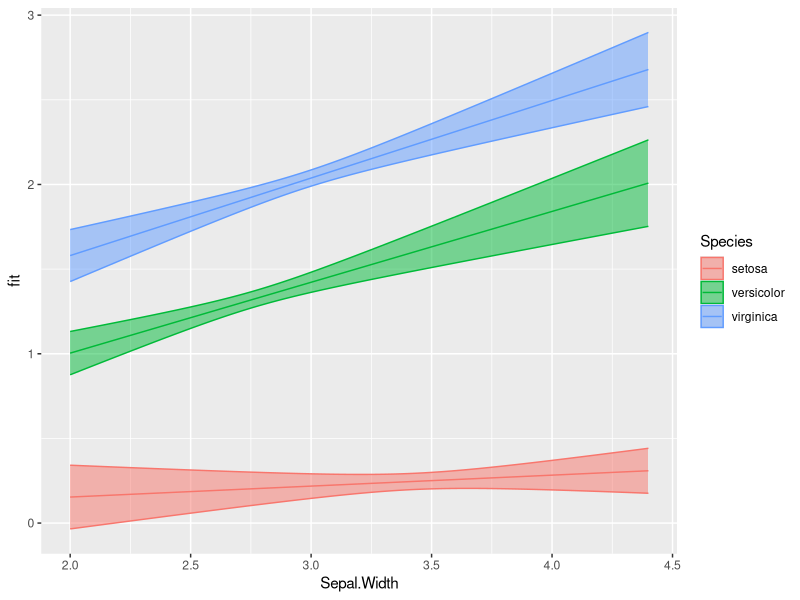
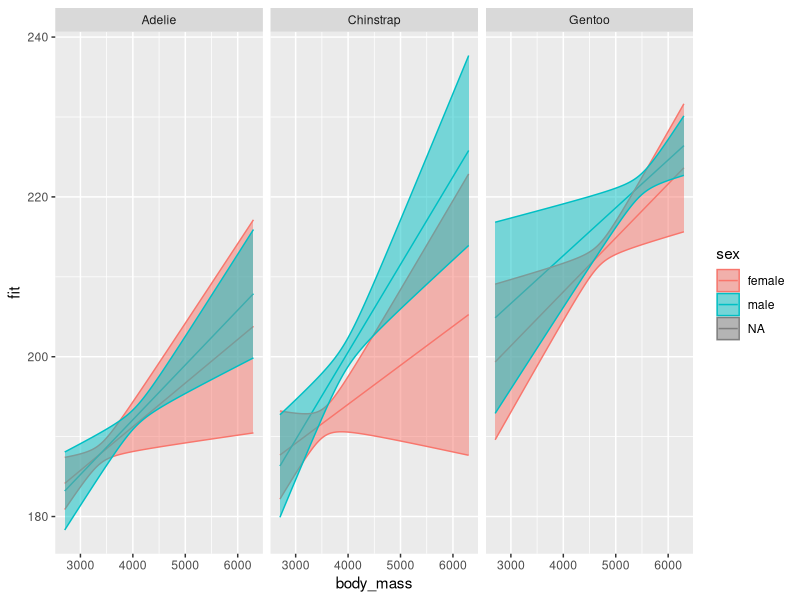

R code for these plots, in order:
## ---- chunk 1
library(tidyverse)
## ---- chunk 2
m0 <- lm(Petal.Width ~ Sepal.Width + Species, data = iris)
summary(m0)
## ---- chunk 3
m1 <- lm(Petal.Width ~ Sepal.Width * Species, data = iris)
summary(m1)
## ---- chunk 4
# set up fake data for plotting
plot_dat <- expand_grid(Species = unique(iris$Species),
                        Sepal.Width = seq(min(iris$Sepal.Width),
                                          max(iris$Sepal.Width),
                                          by = 0.01))
## generate expected values and CI
yhat <- predict(m1, newdata = plot_dat,
                interval = "confidence")
## attach yhat to plot_dat
plot_dat <- plot_dat |> 
  bind_cols(yhat)
## plot it
ggplot(plot_dat,
       aes(x = Sepal.Width, y = fit, ymin = lwr, ymax = upr,
           color = Species, fill = Species)) + 
  geom_line() + 
  geom_ribbon(alpha = 0.5)
## ---- chunk 5
p0 <- lm(flipper_len ~ body_mass + species, data = penguins)
summary(p0)
## ---- chunk 6
p1 <- lm(flipper_len ~ body_mass * species, data = penguins)
summary(p1)
## ---- chunk 7
p2 <- lm(flipper_len ~ body_mass * species * sex, data = penguins)
summary(p2)
## ---- chunk 8
## set up the fake data for plotting
plot_dat <- expand_grid(body_mass = seq(
  min(penguins$body_mass, na.rm=T), 
  max(penguins$body_mass, na.rm=T), by = 1),
  sex = unique(penguins$sex),
  species = unique(penguins$species))
## generate expected values and CI
yhat <- predict(p2, newdata = plot_dat, interval = "confidence")
## attach
plot_dat <- plot_dat |> 
  bind_cols(yhat)
## visualize
ggplot(plot_dat,
       aes(x = body_mass, y = fit, ymin = lwr, ymax = upr,
           color = sex, fill = sex)) + 
  geom_line() + 
  geom_ribbon(alpha = 0.5) + 
  facet_wrap(~species)
